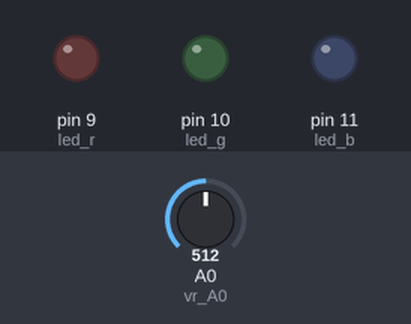
A sketch run on a simulated Arduino Uno, built with avr-gcc and run on an emulated ATmega328P. On the bench: output pins drawn as LEDs (lit = HIGH). The inputs (shaded band) are chosen by the test bench; at power-on: A0 (vr_A0) = 512.

Above: at 1.2 s.
1.3 s: A0 (vr_A0) set to 599
2.8 s: A0 (vr_A0) set to 621
At 4.0 s:
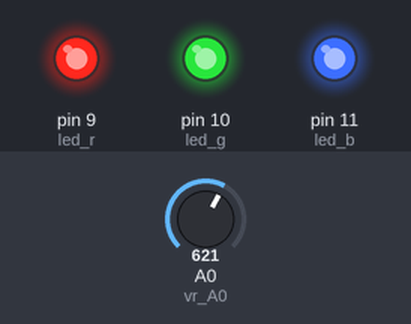
4.3 s: A0 (vr_A0) set to 511
At 5.3 s:
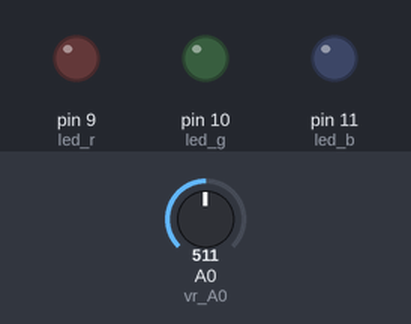
5.8 s: A0 (vr_A0) set to 716
At 6.4 s:
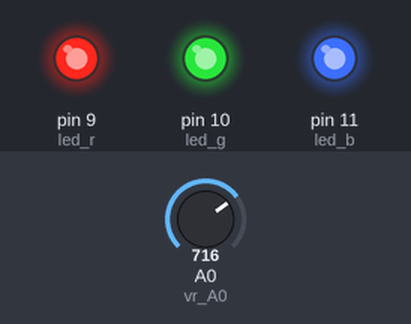
Timing chart, 0 to 8.3 s (numbered marks = the images above; inputs shaded):
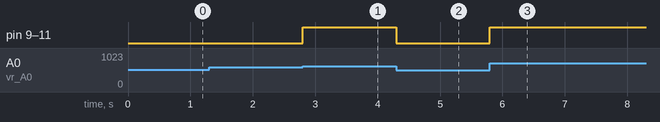

Measured:
- the behaviour switches between 613 and 614 on A0 (vr_A0) (found by bisection; images 0 and 1)
- after the input at 1.3 s, every drawn part: stays the same
- after the input at 2.8 s, pin 9 (led_r), pin 10 (led_g), pin 11 (led_b): LOW → HIGH at once
- after the input at 4.3 s, pin 9 (led_r), pin 10 (led_g), pin 11 (led_b): HIGH → LOW at once
- after the input at 5.8 s, pin 9 (led_r), pin 10 (led_g), pin 11 (led_b): LOW → HIGH at once

The sketch:

step08.ino
```cpp
int vr_A0 = A0;           // 아날로그 입력 핀 A0, 가변저항 연결
int led_r = 9;            // PWM 제어 핀 9
int led_g = 10;           // PWM 제어 핀 10
int led_b = 11;           // PWM 제어 핀 11

void setup() {
  pinMode(vr_A0, INPUT);  // A0 INPUT 모드 설정
  pinMode(led_r, OUTPUT); // LED 연결 핀 OUTPUT 모드 설정
  pinMode(led_g, OUTPUT);
  pinMode(led_b, OUTPUT);
  digitalWrite(led_r, 0); // LED off
  digitalWrite(led_g, 0);
  digitalWrite(led_b, 0);
}

void loop() {
  int adc_value = analogRead(vr_A0);       // ADC로 아날로그 값에서 디지털 값으로 변환된 전압값(정수값, 0~1023)
  float volt_value = (adc_value/1023.0)*5; // 0~1023의 정수형 입력값을 0~5 V의 실수형 전압값으로 변환(1023.0 주의!)

  if (volt_value >= 3) {
    digitalWrite(led_r, 1);                // LED on
    digitalWrite(led_g, 1);
    digitalWrite(led_b, 1);
  }
  else{
    digitalWrite(led_r, 0);                // LED off
    digitalWrite(led_g, 0);
    digitalWrite(led_b, 0);
  }
}
```
